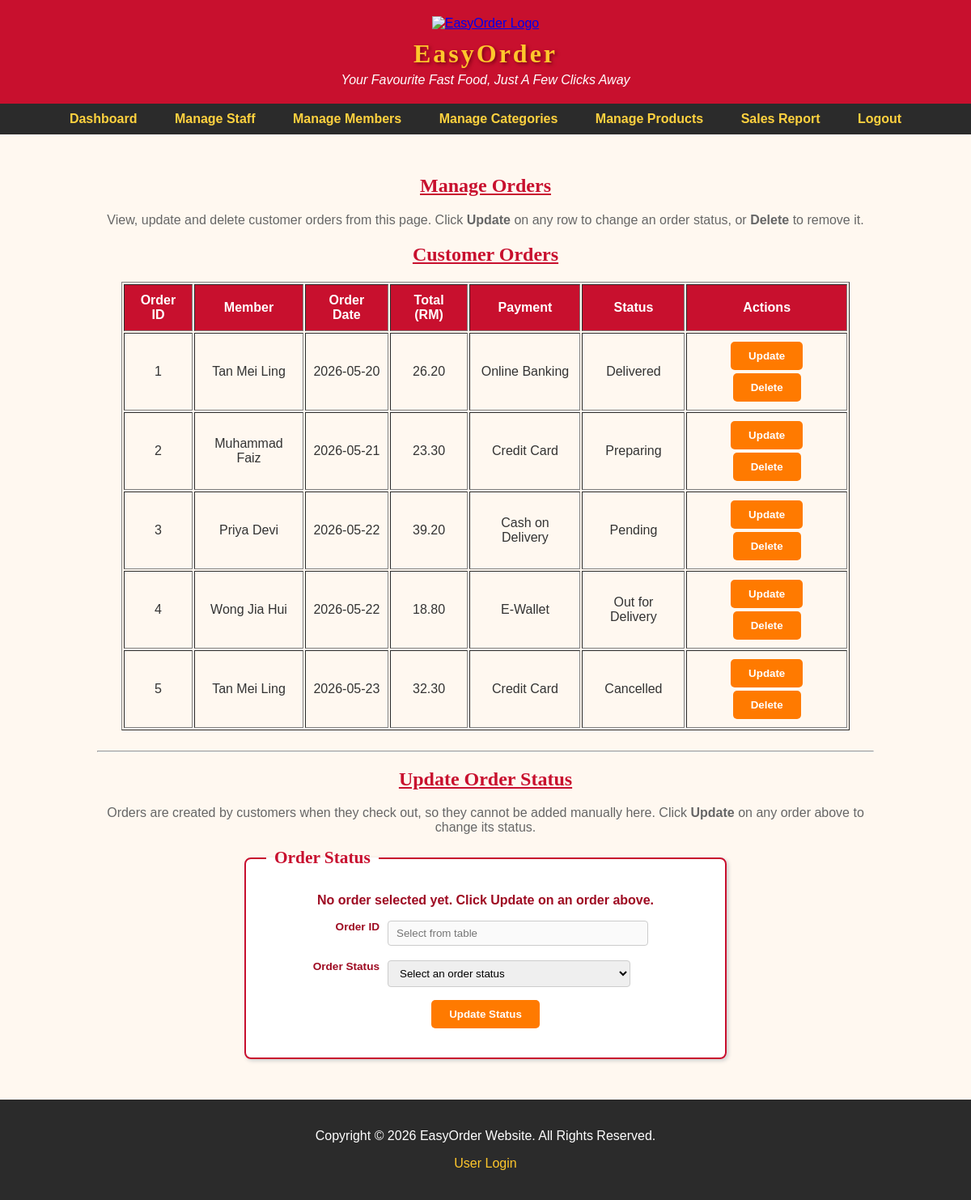
The app's page /admin_order.php (signed in) with its own data.
### tables this page shows
CREATE TABLE `orders` (
  `order_id` int(11) NOT NULL,
  `order_member` int(11) NOT NULL,
  `order_date` date NOT NULL,
  `order_total` decimal(7,2) NOT NULL,
  `order_payment` varchar(20) NOT NULL,
  `order_delivery` varchar(5) NOT NULL,
  `order_address` varchar(255) NOT NULL,
  `order_status` varchar(20) NOT NULL,
  `order_isDelete` int(1) NOT NULL DEFAULT 0
);

CREATE TABLE `member` (
  `member_id` int(11) NOT NULL,
  `member_name` varchar(100) NOT NULL,
  `member_email` varchar(100) NOT NULL,
  `member_password` varchar(50) NOT NULL,
  `member_phone` varchar(15) NOT NULL,
  `member_gender` varchar(10) NOT NULL,
  `member_dob` date NOT NULL,
  `member_state` varchar(30) NOT NULL,
  `member_city` varchar(50) NOT NULL,
  `member_postcode` char(5) NOT NULL,
  `member_points` int(6) NOT NULL DEFAULT 0,
  `member_joindate` date NOT NULL,
  `member_isDelete` int(1) NOT NULL DEFAULT 0
);

### admin_order.php (the view, shortened to what this page needs)
<?php
include("dataconnection.php");
?>
<!DOCTYPE html>
<html>
<head>
<link rel="stylesheet" href="style.css">
<link rel="stylesheet" href="admin_style.css">
</head>
<body>
<div id="header">
<a href="index.html"><img src="image/logo.png" width="80px" height="80px" alt="EasyOrder Logo" title="EasyOrder Home"></a>
<h1>EasyOrder</h1>
<p>Your Favourite Fast Food, Just A Few Clicks Away</p>
</div>
<div id="admin-navbar">
<a href="admin_dashboard.php">Dashboard</a>
<a href="admin_staff.php">Manage Staff</a>
<a href="admin_member.php">Manage Members</a>
<a href="admin_category.php">Manage Categories</a>
<a href="admin_product.php">Manage Products</a>
<a href="admin_report.php">Sales Report</a>
<a href="logout.php" onclick="return confirm('Are you sure you want to logout?')">Logout</a>
</div>
<div id="main">
<h2 class="section-title">Manage Orders</h2>
<p class="intro">View, update and delete customer orders from this page. Click <b>Update</b> on any row to change an order status, or <b>Delete</b> to remove it.</p>
<h2 class="section-title">Customer Orders</h2>
<table class="manage-table" border="1">
<tr>
<th>Order ID</th>
<th>Member</th>
<th>Order Date</th>
<th>Total (RM)</th>
<th>Payment</th>
<th>Status</th>
<th>Actions</th>
</tr>
<?php
$result = mysqli_query($connect,"SELECT * FROM orders,member WHERE order_member=member_id AND order_isDelete=0");
while($row = mysqli_fetch_assoc($result))
{
?>
<tr>
<td><?php echo $row['order_id']; ?></td>
<td><?php echo $row['member_name']; ?></td>
<td><?php echo $row['order_date']; ?></td>
<td><?php echo number_format($row['order_total'],2); ?></td>
<td><?php echo $row['order_payment']; ?></td>
<td><?php echo $row['order_status']; ?></td>
<td>
<input type="button" class="update-btn" value="Update" onclick="location='admin_order.php?edit&id=<?php echo $row['order_id']; ?>'">
<input type="button" class="delete-btn" value="Delete" onclick="if(confirmation()==true){location='admin_order.php?del=1&id=<?php echo $row['order_id']; ?>'}">
</td>
</tr>
<?php
}
?>
</table>
<hr>
<?php
$oid="";
$current_order="No order selected yet. Click <b>Update</b> on an order above.";
?>
<h2 class="section-title">Update Order Status</h2>
<p class="intro">Orders are created by customers when they check out, so they cannot be added manually here. Click <b>Update</b> on any order above to change its status.</p>
<div class="manage-form-box">
<form name="orderfrm" method="post" action="" onsubmit="return update_status()">
<fieldset>
<legend>Order Status</legend>
<p style="text-align:center; color:#9E0B22; font-weight:bold;"><?php echo $current_order; ?></p>
<label>Order ID</label>
<input type="text" name="order_id" value="<?php echo $oid; ?>" disabled placeholder="Select from table">
<br><br><label>Order Status</label>
<select name="order_status">
<option value="0">Select an order status</option>
</select>
<br><span class="error" id="err_status"></span>
<p style="text-align:center;">
<input type="submit" class="save-btn" id="savebtn" name="savebtn" value="Update Status">
</p>
</fieldset>
</form>
</div>
</div>
<footer>
<p>Copyright &copy; 2026 EasyOrder Website. All Rights Reserved.</p>
<p><a href="login.php">User Login</a></p>
</footer>
</body>
</html>

### style.css (style rules this page uses)
* { font-family:Arial; }
body { background-color:#FFF8F0; color:#333333; margin:0px; }
#header { background-color:#C8102E; color:#FFFFFF; text-align:center; padding:20px 10px 20px 10px; }
#header h1 { color:#FFC72C; font-family:"Arial Black"; letter-spacing:3px; text-shadow:2px 2px 4px #7A0014; margin:10px 0px 5px 0px; }
#header p { color:#FFFFFF; font-style:italic; margin:0px; }
#main { width:960px; margin:auto; padding:10px 0px 20px 0px; }
.section-title { color:#C8102E; text-align:center; font-family:"Arial Narrow"; text-decoration:underline; }
input[type="text"],input[type="password"],input[type="email"],input[type="number"],input[type="date"],textarea { border:1px solid #CCCCCC; border-radius:4px; padding:8px 10px 8px 10px; }
input[type="submit"],input[type="button"],input[type="reset"] { background-color:#FF7A00; color:#FFFFFF; font-weight:bold; border:0px; border-radius:5px; padding:10px 22px 10px 22px; cursor:pointer; }
th { background-color:#C8102E; color:#FFFFFF; padding:10px; }
td { padding:8px; }
footer { background-color:#2B2B2B; color:#FFFFFF; text-align:center; padding:20px 10px 20px 10px; margin-top:30px; }
footer a { color:#FFC72C; text-decoration:none; }
.intro { text-align:center; color:#666666; }

### admin_style.css (style rules this page uses)
#admin-navbar { background-color:#2B2B2B; text-align:center; padding:10px; margin-bottom:20px; }
#admin-navbar a { color:#FFD23F; font-weight:bold; font-family:Arial; text-decoration:none; padding:12px 18px 12px 18px; margin:0px 3px 0px 3px; }
.manage-table { width:900px; margin:auto; margin-bottom:25px; }
.manage-table th { background-color:#C8102E; color:#FFFFFF; padding:10px; }
.manage-table td { padding:8px; text-align:center; }
.update-btn { background-color:#FFC72C; color:#9E0B22; font-weight:bold; border:0px; border-radius:4px; padding:5px 12px 5px 12px; margin:2px; }
.delete-btn { background-color:#C8102E; color:#FFFFFF; font-weight:bold; border:0px; border-radius:4px; padding:5px 12px 5px 12px; margin:2px; }
.manage-form-box { width:600px; margin:auto; }
.manage-form-box fieldset { background-color:#FFFFFF; border:2px solid #C8102E; border-radius:8px; box-shadow:2px 2px 5px #CCCCCC; padding:15px 25px 20px 25px; }
.manage-form-box legend { color:#C8102E; font-family:"Arial Narrow"; font-weight:bold; font-size:16pt; padding:0px 10px 0px 10px; }
.manage-form-box label { float:left; width:140px; text-align:right; color:#9E0B22; font-weight:bold; font-size:0.85em; margin-right:10px; }
.manage-form-box input[type="text"],.manage-form-box input[type="email"],.manage-form-box input[type="password"],.manage-form-box input[type="date"],.manage-form-box input[type="number"],.manage-form-box select { width:300px; border:1px solid #CCCCCC; border-radius:4px; padding:7px 10px 7px 10px; }
.save-btn { background-color:#C8102E; color:#FFFFFF; font-weight:bold; border:0px; border-radius:5px; padding:10px 20px 10px 20px; }

### records on screen
orders: order_id "1", member.member_name "Tan Mei Ling", order_date "2026-05-20", order_total "26.20", order_payment "Online Banking", order_status "Delivered"
orders: order_id "2", member.member_name "Muhammad Faiz", order_date "2026-05-21", order_total "23.30", order_payment "Credit Card", order_status "Preparing"
orders: order_id "3", member.member_name "Priya Devi", order_date "2026-05-22", order_total "39.20", order_payment "Cash on Delivery", order_status "Pending"
orders: order_id "4", member.member_name "Wong Jia Hui", order_date "2026-05-22", order_total "18.80", order_payment "E-Wallet", order_status "Out for Delivery"
orders: order_id "5", member.member_name "Tan Mei Ling", order_date "2026-05-23", order_total "32.30", order_payment "Credit Card", order_status "Cancelled"
